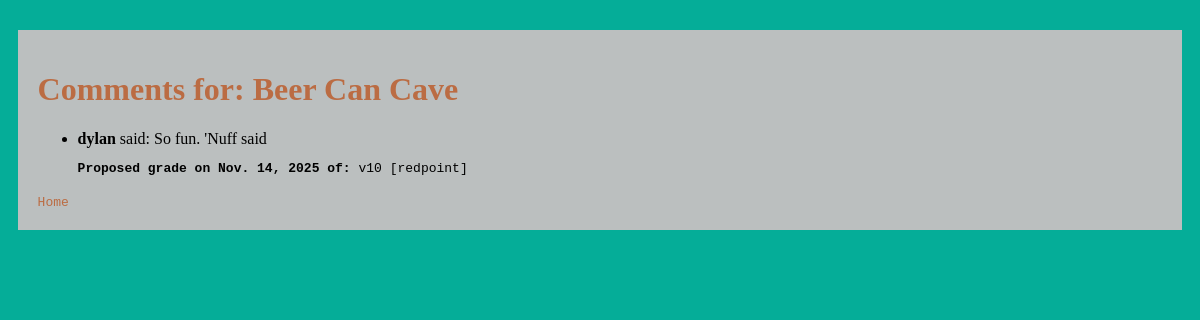
The page /comments/4/ on the database its author committed.
### logbookApp/models.py (models this page shows, shortened)
class Climb(models.Model):
    AREAS = [
        ("lcc", "Little Cottonwood Canyon"),
        ("o", "Ogden")
    ]
    name = models.CharField(max_length=100)
    grade = models.CharField(max_length=10)
    area = models.CharField(max_length=3, choices=AREAS, default="lcc")
    description = models.TextField(blank=True)

class Ascent(models.Model):
    TYPE =[
        ("o", "onsight"),
        ("f", "flash"),
        ("r", "redpoint")
    ]
    climb = models.ForeignKey(Climb, on_delete=models.CASCADE)
    user = models.ForeignKey(User, on_delete=models.CASCADE)
    proposedGrade = models.CharField(max_length=10)
    type = models.CharField(max_length=1 ,choices=TYPE)
    date = models.DateField()
    comment = models.TextField(blank=True, null=True)

### logbookApp/views.py (the view)
# urls.py: path("comments/<int:climb_id>/", views.comments_view, name="comments"),
def comments_view(request, climb_id):
    climb = Climb.objects.get(id=climb_id)
    comments = Ascent.objects.filter(climb_id=climb_id).exclude(comment="")
    context = {"climb": climb, "comments": comments}
    return render(request, "logbookApp/comments.html", context)

### logbookApp/templates/logbookApp/comments.html
{% extends "logbookApp/base.html" %} {% block content %}
<div class="main-container">
  <h1>Comments for: {{climb.name}}</h1>
  <ul>
    {% if comments|length == 0 %}
    <p>No comments to show...</p>
    {% else %} {% for comment in comments %}
    <li>
      <strong>{{comment.user.username}}</strong> said: {{comment.comment}}
    </li>
    <pre><strong>Proposed grade on {{comment.date}} of: </strong>{{comment.proposedGrade}} [{{comment.get_type_display}}]</pre>
    {% endfor %} {%endif%}
  </ul>
  <a href="{% url 'home' %}">Home</a>
</div>
{% endblock %}

### logbookApp/static/logbookApp/css/style.css (style rules this page uses)
body { background-color: #05AD98; }
.main-container { background-color: #BBBFBF; width: 95%; margin: auto; margin-top: 30px; padding: 20px; }
.main-container h1 { color: #BB6C43; }
.main-container a { font-family: monospace; color: #BB6C43; text-decoration: none; }

### rows shown on the page
Climb: name "Beer Can Cave"
Ascent: user.username "dylan", comment "So fun. 'Nuff said", date "Nov. 14, 2025", proposedGrade "v10", type "redpoint"
